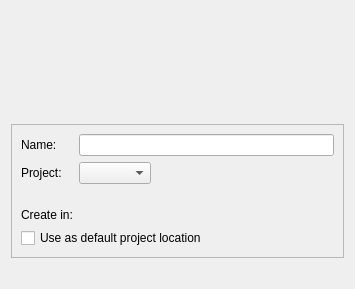
<?xml version="1.0" encoding="UTF-8"?>
<ui version="4.0">
 <class>Utils::ProjectIntroPage</class>
 <widget class="QWizardPage" name="Utils::ProjectIntroPage">
  <property name="geometry">
   <rect>
    <x>0</x>
    <y>0</y>
    <width>355</width>
    <height>289</height>
   </rect>
  </property>
  <property name="title">
   <string>Introduction and Project Location</string>
  </property>
  <layout class="QVBoxLayout" name="verticalLayout">
   <property name="sizeConstraint">
    <enum>QLayout::SetMinimumSize</enum>
   </property>
   <item>
    <widget class="QLabel" name="descriptionLabel">
     <property name="wordWrap">
      <bool>true</bool>
     </property>
    </widget>
   </item>
   <item>
    <spacer name="verticalSpacer">
     <property name="orientation">
      <enum>Qt::Vertical</enum>
     </property>
     <property name="sizeType">
      <enum>QSizePolicy::MinimumExpanding</enum>
     </property>
     <property name="sizeHint" stdset="0">
      <size>
       <width>0</width>
       <height>0</height>
      </size>
     </property>
    </spacer>
   </item>
   <item>
    <widget class="QFrame" name="frame">
     <property name="frameShape">
      <enum>QFrame::StyledPanel</enum>
     </property>
     <property name="frameShadow">
      <enum>QFrame::Raised</enum>
     </property>
     <layout class="QFormLayout" name="formLayout">
      <property name="fieldGrowthPolicy">
       <enum>QFormLayout::ExpandingFieldsGrow</enum>
      </property>
      <item row="0" column="0">
       <widget class="QLabel" name="nameLabel">
        <property name="text">
         <string>Name:</string>
        </property>
       </widget>
      </item>
      <item row="0" column="1">
       <widget class="Utils::FancyLineEdit" name="nameLineEdit"/>
      </item>
      <item row="6" column="0">
       <widget class="QLabel" name="pathLabel">
        <property name="text">
         <string>Create in:</string>
        </property>
       </widget>
      </item>
      <item row="6" column="1">
       <widget class="Utils::PathChooser" name="pathChooser" native="true"/>
      </item>
      <item row="4" column="0">
       <spacer name="directorySeparatorLabel">
        <property name="orientation">
         <enum>Qt::Vertical</enum>
        </property>
        <property name="sizeType">
         <enum>QSizePolicy::Fixed</enum>
        </property>
        <property name="sizeHint" stdset="0">
         <size>
          <width>0</width>
          <height>12</height>
         </size>
        </property>
       </spacer>
      </item>
      <item row="7" column="0" colspan="2">
       <widget class="QCheckBox" name="projectsDirectoryCheckBox">
        <property name="text">
         <string>Use as default project location</string>
        </property>
       </widget>
      </item>
      <item row="3" column="0">
       <widget class="QLabel" name="projectLabel">
        <property name="text">
         <string>Project:</string>
        </property>
       </widget>
      </item>
      <item row="3" column="1">
       <widget class="QComboBox" name="projectComboBox"/>
      </item>
     </layout>
    </widget>
   </item>
   <item>
    <widget class="QLabel" name="stateLabel">
     <property name="wordWrap">
      <bool>true</bool>
     </property>
    </widget>
   </item>
  </layout>
 </widget>
 <customwidgets>
  <customwidget>
   <class>Utils::FancyLineEdit</class>
   <extends>QLineEdit</extends>
   <header location="global">utils/fancylineedit.h</header>
  </customwidget>
  <customwidget>
   <class>Utils::PathChooser</class>
   <extends>QWidget</extends>
   <header location="global">utils/pathchooser.h</header>
   <container>1</container>
  </customwidget>
 </customwidgets>
 <resources/>
 <connections/>
</ui>
